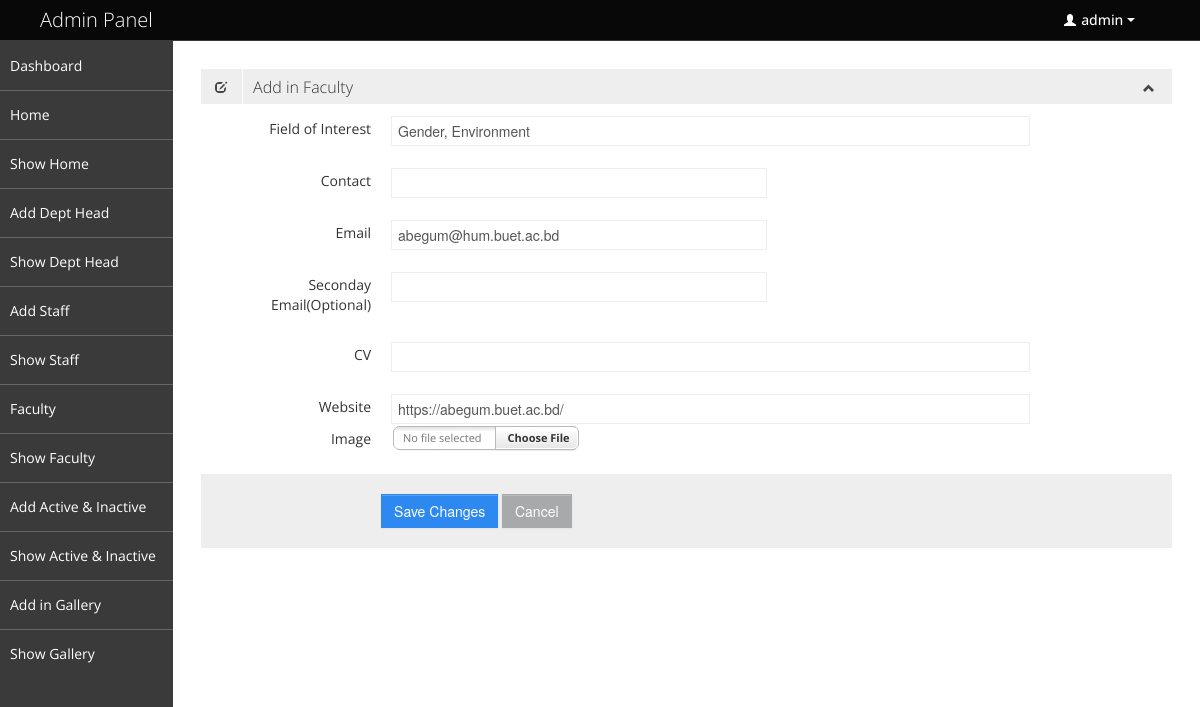
Page /admin/edit_faculty.php?edit_post_id=13 (signed in) on the committed database.
### tables this page shows
CREATE TABLE `faculty` (
  `ID` int(11) NOT NULL,
  `name` varchar(255) NOT NULL,
  `profession` varchar(255) NOT NULL,
  `field` varchar(255) NOT NULL,
  `contact` varchar(255) NOT NULL,
  `email` varchar(255) NOT NULL,
  `email2` varchar(255) NOT NULL,
  `cv` varchar(255) NOT NULL,
  `website` varchar(255) NOT NULL,
  `img` varchar(255) NOT NULL
);

CREATE TABLE `hum_admin` (
  `ID` int(11) NOT NULL,
  `name` varchar(35) NOT NULL,
  `email` varchar(20) NOT NULL,
  `password` varchar(30) NOT NULL
);

### admin/edit_faculty.php (the view, shortened to what this page needs)
<?php
include('db/config.php');
?>
<?php include('pages/head.php')?>
<?php
$post_edit_id=$_GET['edit_post_id'];
$edit_query="SELECT * FROM faculty where ID='$post_edit_id'";
$run_edit_query=mysqli_query($con,$edit_query);
while($rows=mysqli_fetch_array($run_edit_query)){
	$field=$rows['field'];
	$contact=$rows['contact'];
	$email=$rows['email'];
	$email2=$rows['email2'];
	$cv=$rows['cv'];
	$website=$rows['website'];
	?>
<html>
<body>
	<div class="navbar">
		<?php include('pages/sub_header.php')?>
	</div>
		<div class="container-fluid-full">
		<div class="row-fluid">
			<div id="sidebar-left" class="span2">
			<?php include('pages/mainnav.php') ?>
			</div>
			<div id="content" class="span10">
			<div class="box-header">
						<h2><i class="halflings-icon edit"></i><span class="break"></span>Add in Faculty
						</h2>
						<div class="box-icon">
							<a href="#" class="btn-minimize"><i class="halflings-icon chevron-up"></i></a>
						</div>
					</div>
					<div class="box-content">
						<form class="form-horizontal" method="post" action="" enctype="multipart/form-data">
						  <fieldset>
							<div class="control-group">
							<form class="form-horizontal" action="" method="post">
						  <fieldset>
							<div class="control-group">
							  <label class="control-label" for="typeahead">Field of Interest</label>
							  <div class="controls">
								<input type="text" class="span10 typeahead" name="field" value="<?php echo $field; ?>">
							  </div>
							</div>
							<div class="control-group">
							  <label class="control-label" for="typeahead">Contact</label>
							  <div class="controls">
								<input type="number" class="span6 typeahead" name="contact" value="<?php echo $contact; ?>">
							  </div>
							</div>
							<div class="control-group">
							  <label class="control-label" for="typeahead">Email</label>
							  <div class="controls">
								<input type="text" class="span6 typeahead" name="email" value="<?php echo $email; ?>">
							  </div>
							</div>
							<div class="control-group">
							  <label class="control-label" for="typeahead">Seconday Email(Optional)</label>
							  <div class="controls">
								<input type="text" class="span6 typeahead" name="email2" value="<?php echo $email2; ?>">
							  </div>
							</div>
							<div class="control-group">
							  <label class="control-label" for="typeahead">CV</label>
							  <div class="controls">
								<input type="url" class="span10 typeahead" name="cv" value="<?php echo $cv; ?>">
							  </div>
							</div>
							<div class="control-group">
							  <label class="control-label" for="typeahead">Website</label>
							  <div class="controls">
								<input type="url" class="span10 typeahead" name="website" value="<?php echo $website; ?>">
							  </div>
							<div class="control-group">
							  <label class="control-label" for="fileInput">Image</label>
							  <div class="controls">
							  </div>
							</div>
							<div class="form-actions">
							  <button type="submit" class="btn btn-primary" name="update">Save Changes</button>
							  <button type="reset" class="btn">Cancel</button>
							</div>
							</div>
						  </fieldset>
						</form>
					</div>
		</div>
<?php } ?>
		</div>
		</div>
		</div>
</body>
</html>

### admin/pages/sub_header.php (shortened to what this page needs)
<div class="navbar-inner">
			<div class="container-fluid">
				<a class="brand" href="index.php"><span>Admin Panel</span></a>
				<div class="nav-no-collapse header-nav">
					<ul class="nav pull-right">
						<li class="dropdown">
							<a class="btn dropdown-toggle" data-toggle="dropdown" href="#">
								<i class="halflings-icon white user"></i> <?php include('db/config.php');
																			$show_query="SELECT name FROM hum_admin";
																			$run_show_query=mysqli_query($con,$show_query);
																			while($rows=mysqli_fetch_array($run_show_query)){
																			$name=$rows['name'];
																			}
																			echo $name;
						  ?>
								<span class="caret"></span>
							</a>
						</li>
					</ul>
				</div>
			</div>
		</div>

### admin/pages/mainnav.php (shortened to what this page needs)
<div class="nav-collapse sidebar-nav">
				<ul class="nav nav-tabs nav-stacked main-menu">
					<li><a href="dashboard.php"><span class="hidden-tablet"> Dashboard</span></a></li>
					<li><a href="add_news.php"><span class="hidden-tablet">Home</span></a></li>
					<li><a href="show_news.php"><span class="hidden-tablet">Show Home</span></a></li>
					<li><a href="add_dept_head.php"><span class="hidden-tablet">Add Dept Head </span></a></li>
					<li><a href="show_dept_head.php"><span class="hidden-tablet">Show Dept Head</span></a></li>
					<li><a href="add_staff.php"><span class="hidden-tablet"> Add Staff</span></a></li>
					<li><a href="show_staff.php"><span class="hidden-tablet"> Show Staff</span></a></li>
					<li>
						<a class="dropmenu" href="#"><span class="hidden-tablet"> Faculty</span></a>
					</li>
					<li><a href="show_faculty.php"><span class="hidden-tablet"> Show Faculty</span></a></li>
					<li><a href="add_active_inactive.php"><span class="hidden-tablet"> Add Active & Inactive</span></a></li>
					<li><a href="show_active_inactive.php"><span class="hidden-tablet"> Show Active & Inactive</span></a></li>
					<li><a href="add_gallery.php"><span class="hidden-tablet">Add in Gallery</span></a></li>
					<li><a href="show_gallery.php"><span class="hidden-tablet">Show Gallery</span></a></li>
				</ul>
			</div>

### admin/dashboard_assets/css/style.css (style rules this page uses)
body { background: #F5F5F5; color: #333; border: none; font-family: 'Open Sans', sans-serif; font-weight: 400; }
a { color: #646464; }
h2 { font-size: 16px; line-height: 16px; }
.navbar { margin-bottom: 0px; }
.navbar-inner { margin-bottom: 0px; min-height: 40px; padding-right: 20px; padding-left: 20px; background: #080808; filter: none; text-shadow: 1px 1px 1px #0a0c0e; border: none; color: #fff; -webkit-border-radius: 0px; -moz-border-radius: 0px; border-radius: 0px; *zoom: 1; border-bottom: 1px solid #38383D; }
.navbar-inner a { color: #7b7b7b; text-shadow: 0 -1px 1px #0b090a; }
.navbar-inner a i { margin-top: 2px; }
a.brand span { color: #fff; text-shadow: none; }
.header-nav { padding: 0px; color: #fff !important; background: #000 !important; }
.header-nav .nav { margin: 0px; }
.header-nav .btn { display: inline-block; padding: 21px 20px; margin-top: 0px; margin-left: 0px; font-size: 14px; line-height: 20px; text-align: center; text-shadow: none; vertical-align: middle; cursor: pointer; background: transparent; border-left: none; border-right: none; border-top: 0px; border-bottom: 0px; -webkit-border-radius: 0px; -moz-border-radius: 0px; border-radius: 0px; -webkit-box-shadow: none !important; -moz-box-shadow: none !important; box-shadow: none !important; }
.header-nav a.btn { color: #fff !important; text-shadow: none !important; padding: 10px 25px !important; }
.header-nav .btn .caret { border-top-color: #fff !important; border-bottom-color: #fff !important; }
#sidebar-left { background: #3A3A3A; }
.sidebar-nav > ul { margin: 0px; padding-bottom: 1px; font-size: 14px; }
.nav-tabs.nav-stacked > li > a, .nav-tabs.nav-stacked > li > ul > li > a { padding: 15px 10px 14px 10px; color: #fff; border-top: none; border-bottom: 1px solid #666; border-left: none; border-right: none; text-decoration: none; -webkit-border-radius: 0px; -moz-border-radius: 0px; border-radius: 0px; }
.nav-tabs.nav-stacked > li:last-child > a { border-bottom: 1px solid transparent; }
.nav-tabs.nav-stacked > li:first-child > a { margin: 0px 0px 0px 0px; -webkit-border-radius: 0px; -moz-border-radius: 0px; border-radius: 0px; }
.nav-tabs.nav-stacked > li:last-child > a { -webkit-border-radius: 0px; -moz-border-radius: 0px; border-radius: 0px; }
#content { background: #ffffff; filter: none; min-height: 100%; padding: 20px 20px; position: relative; }
.box-header { height: 16px; font-size: 16px; line-height: 16px; padding: 10px; background: #eee; -webkit-box-shadow: none; -moz-box-shadow: none; box-shadow: none; overflow: hidden; }
.box-header h2 { float:left; margin-top: 0px; font-weight: 300; }
.box-header h2 i { margin: 0px 3px 0px 4px; opacity: .8; filter: alpha(opacity=80); -ms-filter:"progid:DXImageTransform.Microsoft.Alpha(Opacity=80)"; }
.box-header .box-icon { float:right; margin-top: 1px; }
.box-header .box-icon i { -webkit-transition: all 0.1s ease-in-out; -moz-transition: all 0.1s ease-in-out; -o-transition: all 0.1s ease-in-out; -ms-transition: all 0.1s ease-in-out; transition: all 0.1s ease-in-out; opacity: .8; filter: alpha(opacity=80); -ms-filter:"progid:DXImageTransform.Microsoft.Alpha(Opacity=80)"; }
.box-header .box-icon a { margin: 0px 5px; }
.box-content { position: relative; z-index: 50; margin-top: -1px; padding: 10px; background: #fff !important; }
.form-actions { padding: 19px 20px 20px; margin: 20px -10px -30px -10px; background-color: #eee; border-top: 1px solid #eee; *zoom: 1; }
.form-actions:before, .form-actions:after { display: table; line-height: 0; content: ""; }
.form-actions:after { clear: both; }
.btn { display: inline-block; padding: 6px 12px; margin-bottom: 0; font-size: 14px; font-weight: 500; line-height: 20px; text-align: center; white-space: nowrap; vertical-align: middle; cursor: pointer; border: 1px solid #a7a9aa; -webkit-border-radius: 0px !important; border-radius: 0px !important; }
.btn i { margin-top: 2px; }
.btn { color: #ffffff; background-color: #a7a9aa; border-color: #a7a9aa; background-image: none; filter: none; text-shadow: none; }
.btn-primary { background-color: #2D89EF; border-color: #2D89EF; }

### rows in the picture
faculty: hum_admin.name "admin", field "Gender, Environment", email "abegum@hum.buet.ac.bd", website "https://abegum.buet.ac.bd/"
